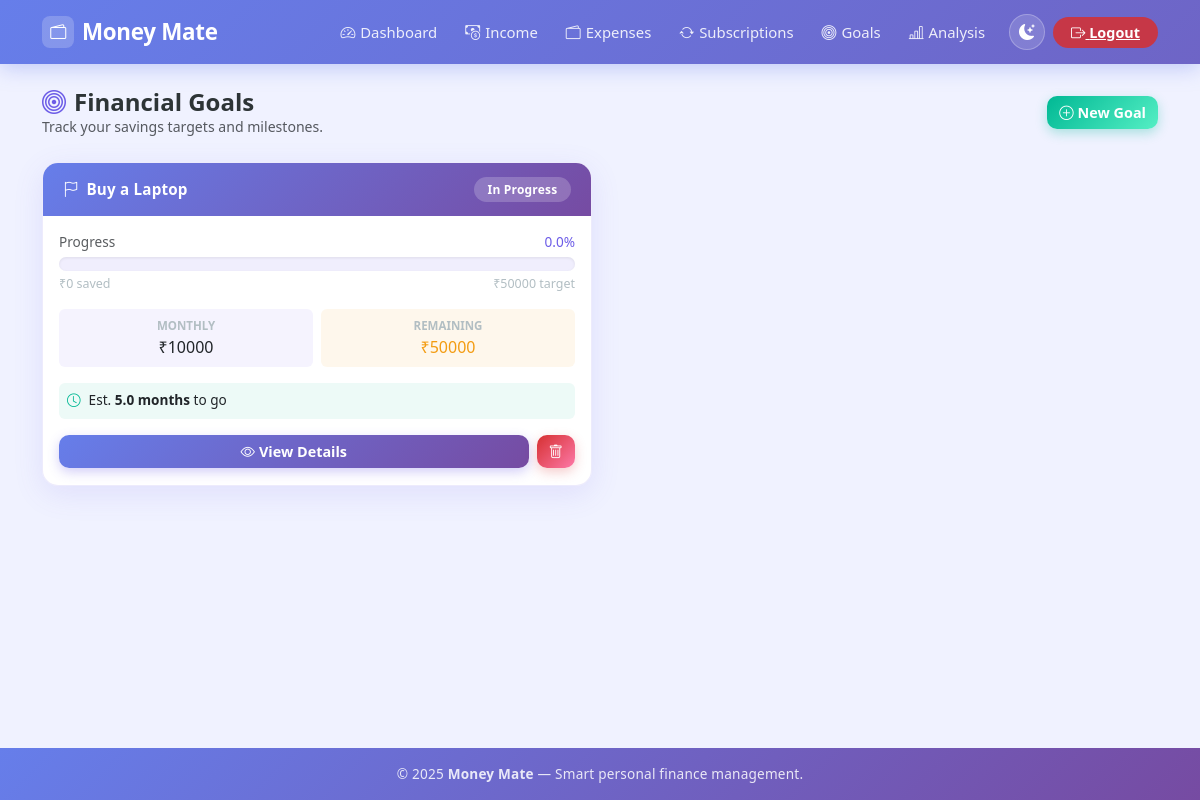
Page /goals (signed in) on the committed database.
### models.py (models this page shows, shortened)
class Goal(db.Model):
    id = db.Column(db.Integer, primary_key=True)
    user_id = db.Column(db.Integer, db.ForeignKey('user.id'), nullable=False)
    name = db.Column(db.String(200), nullable=False)
    target_amount = db.Column(db.Float, nullable=False)
    saved_amount = db.Column(db.Float, default=0.0)
    monthly_savings = db.Column(db.Float, default=0.0)
    target_date = db.Column(db.DateTime, nullable=True)
    created_at = db.Column(db.DateTime, default=datetime.utcnow)
    @property
    def remaining_amount(self):
        return max(0, self.target_amount - self.saved_amount)
    @property
    def progress_percentage(self):
        if self.target_amount == 0:
            return 0
        return min(100, (self.saved_amount / self.target_amount) * 100)
    @property
    def estimated_months(self):
        if self.monthly_savings <= 0:
            return float('inf')
        return self.remaining_amount / self.monthly_savings

### app.py (the view)
@app.route("/goals")
@login_required
def goals():
    goals = (
        Goal.query.filter_by(user_id=current_user.id)
        .order_by(Goal.created_at.desc())
        .all()
    )
    return render_template("goals.html", goals=goals)

### app.py (called while the page is built)
@login_manager.user_loader
def load_user(user_id):
    return User.query.get(int(user_id))

### templates/goals.html (shortened to what this page needs)
{% extends "base.html" %}
{% block content %}
<div class="d-flex justify-content-between align-items-center mb-4 fade-in">
  <div>
    <h4 class="fw-bold mb-0" style="color:var(--text-primary);">
      <i class="bi bi-bullseye me-2" style="color:var(--brand-primary);"></i>Financial Goals
    </h4>
    <p class="text-muted mb-0" style="font-size:0.88rem;">Track your savings targets and milestones.</p>
  </div>
  <a href="{{ url_for('add_goal') }}" class="btn btn-success">
    <i class="bi bi-plus-circle me-1"></i>New Goal
  </a>
</div>
{% if goals %}
<div class="row g-3">
  {% for goal in goals %}
  <div class="col-md-6 fade-in" style="animation-delay: {{ loop.index0 * 0.08 }}s;">
    <div class="card h-100 goal-card">
      <div class="card-header d-flex justify-content-between align-items-center">
        <span><i class="bi bi-flag me-2"></i>{{ goal.name }}</span>
        {% if goal.progress_percentage >= 100 %}
          <span class="badge" style="background:rgba(255,255,255,0.25);">🎉 Done!</span>
        {% elif goal.progress_percentage >= 75 %}
          <span class="badge" style="background:rgba(255,255,255,0.25);">Almost!</span>
        {% else %}
          <span class="badge" style="background:rgba(255,255,255,0.2);">In Progress</span>
        {% endif %}
      </div>
      <div class="card-body">
        <div class="mb-3">
          <div class="d-flex justify-content-between mb-1" style="font-size:0.85rem;">
            <span class="text-muted">Progress</span>
            <span class="fw-700" style="color:var(--brand-primary);">{{ "%.1f"|format(goal.progress_percentage) }}%</span>
          </div>
          <div class="progress" style="height:14px;">
          </div>
          <div class="d-flex justify-content-between mt-1" style="font-size:0.78rem;color:var(--text-muted);">
            <span>₹{{ "%.0f"|format(goal.saved_amount) }} saved</span>
            <span>₹{{ "%.0f"|format(goal.target_amount) }} target</span>
          </div>
        </div>
        <div class="row g-2 mb-3">
          <div class="col-6">
            <div class="p-2 rounded text-center" style="background:rgba(108,92,231,0.07);">
              <div style="font-size:0.72rem;font-weight:700;text-transform:uppercase;color:var(--text-muted);">Monthly</div>
              <div class="fw-700" style="font-size:1rem;">₹{{ "%.0f"|format(goal.monthly_savings) }}</div>
            </div>
          </div>
          <div class="col-6">
            <div class="p-2 rounded text-center" style="background:rgba(243,156,18,0.08);">
              <div style="font-size:0.72rem;font-weight:700;text-transform:uppercase;color:var(--text-muted);">Remaining</div>
              <div class="fw-700" style="font-size:1rem;color:#f39c12;">₹{{ "%.0f"|format(goal.remaining_amount) }}</div>
            </div>
          </div>
        </div>
        {% if goal.monthly_savings > 0 %}
        <div class="p-2 rounded mb-3 d-flex align-items-center gap-2" style="background:rgba(0,184,148,0.07);font-size:0.85rem;">
          <i class="bi bi-clock" style="color:#00b894;"></i>
          <span>Est. <strong>{{ "%.1f"|format(goal.estimated_months) }} months</strong> to go</span>
        </div>
        {% endif %}
        <div class="d-flex gap-2">
          <a href="{{ url_for('goal_detail', id=goal.id) }}" class="btn btn-primary flex-grow-1">
            <i class="bi bi-eye me-1"></i>View Details
          </a>
          <a href="{{ url_for('delete_goal', id=goal.id) }}"
             class="btn btn-danger"
             onclick="return confirm('Delete this goal?')">
            <i class="bi bi-trash"></i>
          </a>
        </div>
      </div>
    </div>
  </div>
  {% endfor %}
</div>
{% endif %}
{% endblock %}

### templates/base.html (shortened to what this page needs)
<!doctype html>
<html lang="en">
<head>
<link href="https://cdn.jsdelivr.net/npm/bootstrap@5.3.0/dist/css/bootstrap.min.css" rel="stylesheet">
<link rel="stylesheet" href="https://cdn.jsdelivr.net/npm/bootstrap-icons@1.11.3/font/bootstrap-icons.min.css">
<link rel="stylesheet" href="{{ url_for('static', filename='style.css') }}">
</head>
<body>
<nav class="navbar navbar-expand-lg navbar-dark creative-navbar">
  <div class="container">
    <a class="navbar-brand brand-logo" href="{{ url_for('index') }}">
      <span class="brand-icon"><i class="bi bi-wallet2"></i></span>
      Money Mate
    </a>
    <div class="collapse navbar-collapse" id="navbarNav">
      <ul class="navbar-nav ms-auto align-items-center gap-1">
        {% if current_user.is_authenticated %}
        <li class="nav-item">
          <a class="nav-link" href="{{ url_for('dashboard') }}"><i class="bi bi-speedometer2"></i> Dashboard</a>
        </li>
        <li class="nav-item">
          <a class="nav-link" href="{{ url_for('add_income') }}"><i class="bi bi-cash-coin"></i> Income</a>
        </li>
        <li class="nav-item">
          <a class="nav-link" href="{{ url_for('add_expense') }}"><i class="bi bi-wallet2"></i> Expenses</a>
        </li>
        <li class="nav-item">
          <a class="nav-link" href="{{ url_for('subscriptions') }}"><i class="bi bi-arrow-repeat"></i> Subscriptions</a>
        </li>
        <li class="nav-item">
          <a class="nav-link" href="{{ url_for('goals') }}"><i class="bi bi-bullseye"></i> Goals</a>
        </li>
        <li class="nav-item">
          <a class="nav-link" href="{{ url_for('analysis') }}"><i class="bi bi-bar-chart-line"></i> Analysis</a>
        </li>
        <li class="nav-item ms-2">
          <button onclick="toggleDark()" class="dark-toggle-btn" title="Toggle dark mode">
            <i class="bi bi-moon-stars-fill" id="darkIcon"></i>
          </button>
        </li>
        <li class="nav-item ms-1">
          <a class="btn-logout" href="{{ url_for('logout') }}">
            <i class="bi bi-box-arrow-right"></i> Logout
          </a>
        </li>
        {% endif %}
      </ul>
    </div>
  </div>
</nav>
<main class="container my-4">
  {% block content %}{% endblock %}
</main>
<footer class="text-center py-3">
  <p>© 2025 <strong>Money Mate</strong> &mdash; Smart personal finance management.</p>
</footer>
</body>
</html>

### static/style.css (style rules this page uses)
:root { --brand-primary: #6C5CE7; --brand-secondary: #a29bfe; --brand-accent: #00b894; --brand-danger: #d63031; --brand-warning: #f39c12; --brand-info: #0984e3; --gradient-brand: linear-gradient(135deg, #667eea 0%, #764ba2 100%); --gradient-green: linear-gradient(135deg, #00b894 0%, #55efc4 100%); --gradient-red: linear-gradient(135deg, #d63031 0%, #fd79a8 100%); --gradient-orange: linear-gradient(135deg, #f39c12 0%, #fdcb6e 100%); --gradient-blue: linear-gradient(135deg, #0984e3 0%, #74b9ff 100%); --bg-page: #f0f2ff; --bg-card: rgba(255, 255, 255, 0.97); --bg-card-hover: #fff; --text-primary: #2d3436; --text-secondary: #636e72; --text-muted: #b2bec3; --border-color: rgba(108, 92, 231, 0.12); --shadow-sm: 0 2px 12px rgba(108, 92, 231, 0.08); --shadow-md: 0 8px 30px rgba(108, 92, 231, 0.12); --shadow-lg: 0 20px 50px rgba(108, 92, 231, 0.18); --shadow-hover: 0 15px 40px rgba(108, 92, 231, 0.22); --radius-sm: 10px; --radius-md: 16px; --radius-lg: 24px; --radius-pill: 50px; --transition: all 0.28s cubic-bezier(0.4, 0, 0.2, 1); }
*, *::before, *::after { box-sizing: border-box; }
body { background: var(--bg-page); font-family: 'Segoe UI', system-ui, -apple-system, sans-serif; color: var(--text-primary); min-height: 100vh; display: flex; flex-direction: column; transition: background 0.3s, color 0.3s; }
main { flex: 1; }
.creative-navbar { background: var(--gradient-brand) !important; background-size: 200% 200% !important; animation: gradientMove 10s ease infinite; box-shadow: 0 4px 20px rgba(102, 126, 234, 0.35); padding: 10px 0; backdrop-filter: blur(12px); }
.brand-logo { font-size: 1.4rem; font-weight: 700; color: white !important; letter-spacing: -0.3px; display: flex; align-items: center; gap: 8px; }
.brand-logo .brand-icon { width: 32px; height: 32px; background: rgba(255,255,255,0.2); border-radius: 8px; display: flex; align-items: center; justify-content: center; font-size: 1rem; }
.nav-link { color: rgba(255, 255, 255, 0.88) !important; font-weight: 500; font-size: 0.93rem; padding: 6px 12px !important; border-radius: var(--radius-sm); transition: var(--transition); display: flex; align-items: center; gap: 5px; }
.btn-logout { background: rgba(214, 48, 49, 0.85); color: white !important; border-radius: var(--radius-pill); padding: 6px 18px; font-weight: 600; font-size: 0.9rem; border: none; transition: var(--transition); }
.dark-toggle-btn { width: 36px; height: 36px; border-radius: 50%; background: rgba(255,255,255,0.15); border: 1px solid rgba(255,255,255,0.25); color: white; display: flex; align-items: center; justify-content: center; cursor: pointer; font-size: 1rem; transition: var(--transition); }
.card { border: 1px solid var(--border-color); border-radius: var(--radius-md); background: var(--bg-card); box-shadow: var(--shadow-md); transition: var(--transition); overflow: hidden; }
.card-header { background: var(--gradient-brand); color: white; font-weight: 600; font-size: 0.95rem; padding: 0.9rem 1.25rem; border: none; display: flex; align-items: center; gap: 8px; letter-spacing: 0.2px; }
.btn { border-radius: var(--radius-sm); font-weight: 600; font-size: 0.9rem; transition: var(--transition); position: relative; overflow: hidden; border: none; cursor: pointer; }
.btn::after { content: ''; position: absolute; inset: 0; background: rgba(255,255,255,0); transition: var(--transition); }
.btn-primary { background: var(--gradient-brand); color: white; box-shadow: 0 4px 12px rgba(108, 92, 231, 0.3); }
.btn-success { background: var(--gradient-green); color: white; box-shadow: 0 4px 12px rgba(0, 184, 148, 0.3); }
.btn-danger { background: var(--gradient-red); color: white; box-shadow: 0 4px 12px rgba(214, 48, 49, 0.25); }
.badge { font-size: 0.75rem; font-weight: 600; padding: 0.4rem 0.85rem; border-radius: var(--radius-pill); letter-spacing: 0.2px; }
.progress { border-radius: var(--radius-pill); background: rgba(108, 92, 231, 0.1); overflow: hidden; box-shadow: inset 0 1px 3px rgba(0,0,0,0.08); }
.fade-in { animation: fadeInUp 0.55s ease both; }
footer { background: var(--gradient-brand); color: rgba(255,255,255,0.85); margin-top: auto; padding: 1.1rem 0; font-size: 0.85rem; letter-spacing: 0.2px; }
footer p { margin: 0; }
.goal-card { border-radius: var(--radius-md); overflow: hidden; position: relative; }

### rows in the picture
Goal: name "Buy a Laptop", shows "In Progress", progress_percentage "0.0", saved_amount "0", target_amount "50000", monthly_savings "10000", remaining_amount "50000", estimated_months "5.0"
